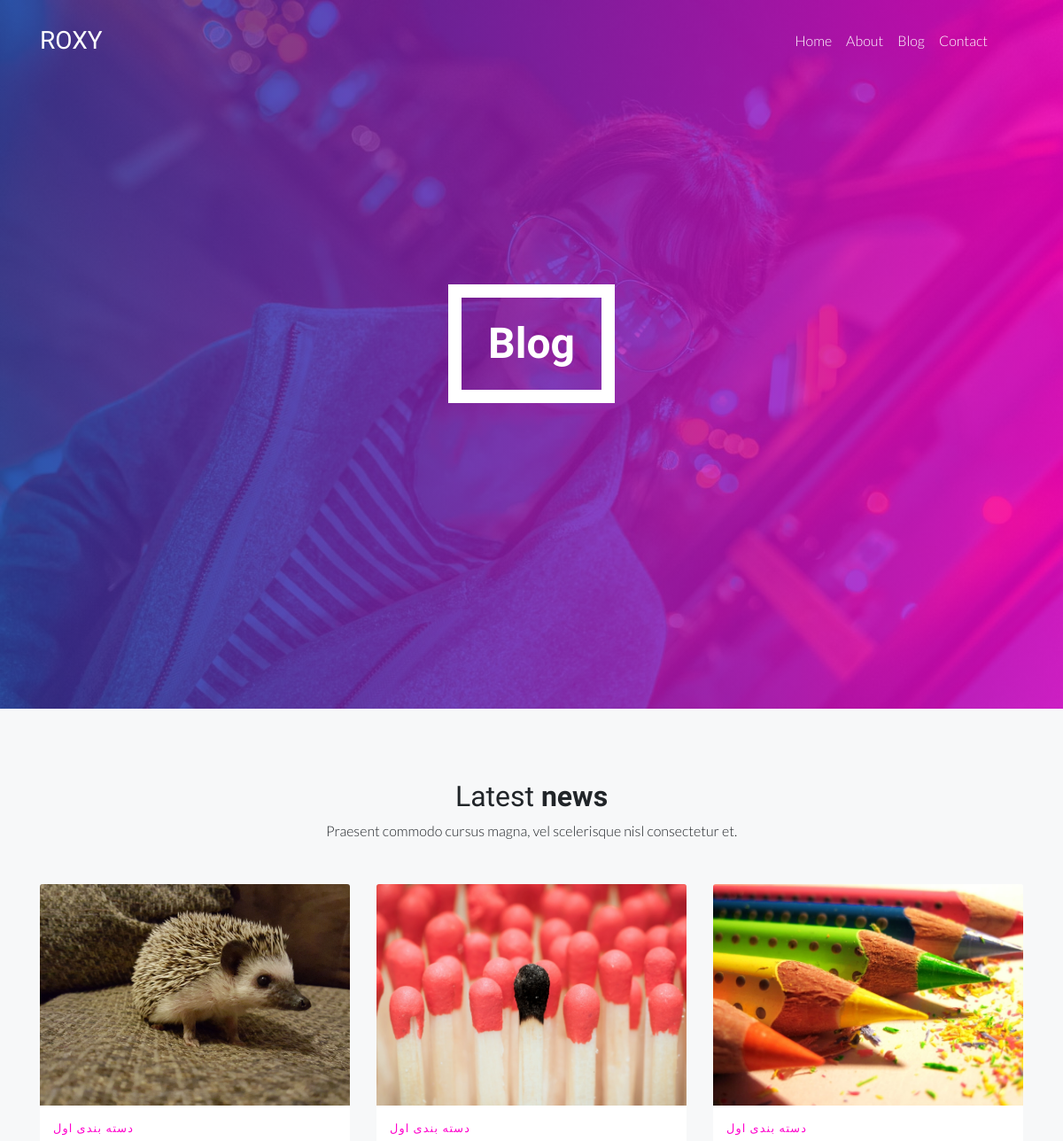
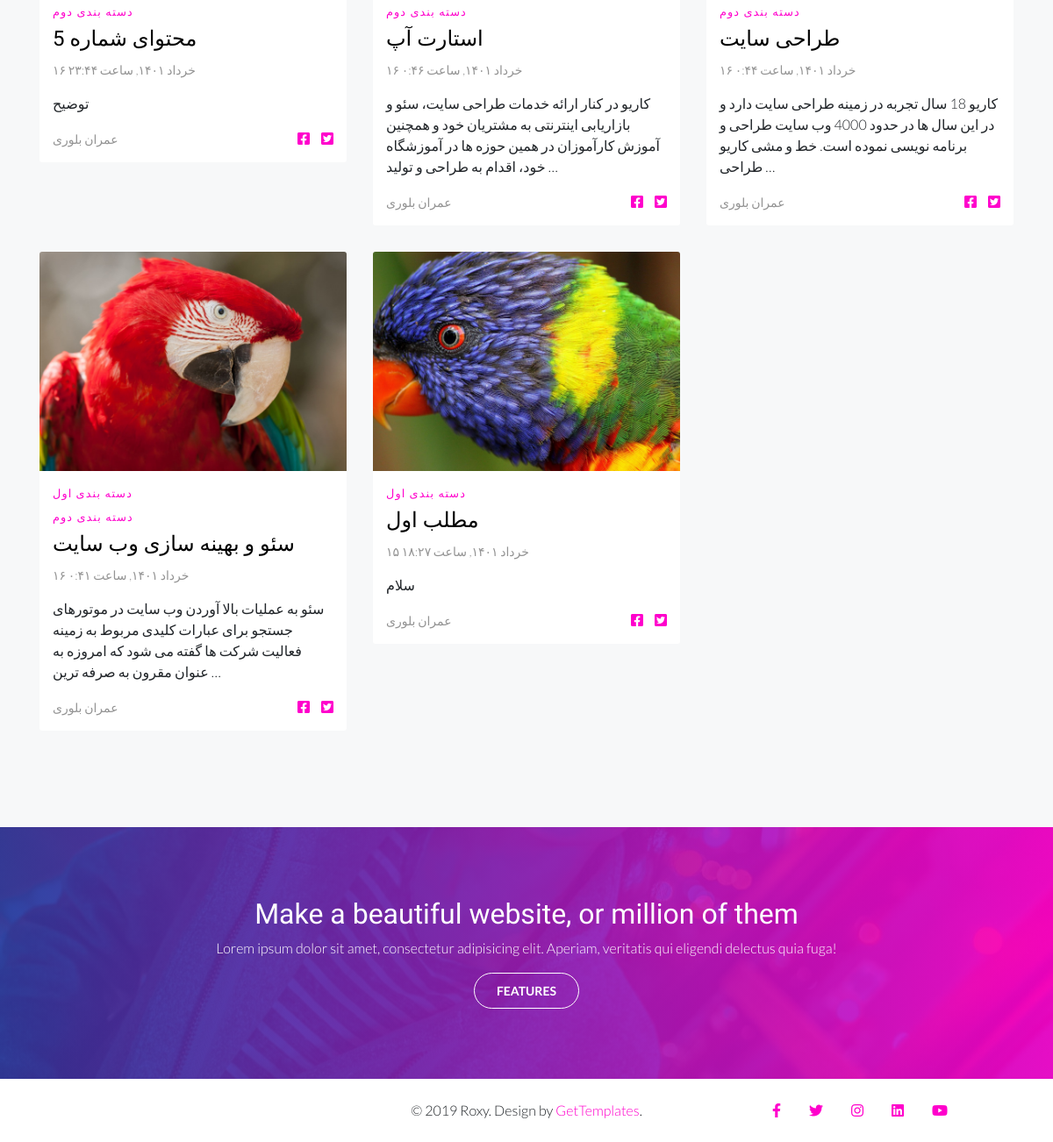
Page /blog on the committed database (2 pictures, top to bottom).
### blog/models.py (models this page shows, shortened)
class Article(models.Model):
    STATUS_CHOICES = (
        ("d", "پیش نویس"),
        ("p", "منتشر شده")
    )
    title = models.CharField(max_length = 200, verbose_name="عنوان")
    slug = models.SlugField(max_length=200, unique=True, verbose_name="آدرس")
    category = models.ManyToManyField(Category, verbose_name="دسته بندی" , related_name="articles")
    description = models.TextField(verbose_name="توضیحات")
    thumbnail =  models.ImageField(upload_to="images", verbose_name="تصویر")
    publish = models.DateTimeField(default= timezone.now, verbose_name="زمان انشتار")
    created = models.DateTimeField(auto_now_add=True)
    updated = models.DateTimeField(auto_now=True)
    status = models.CharField(max_length=1,choices=STATUS_CHOICES, verbose_name="وضعیت نمایش")
    class Meta:
        verbose_name = "محتوا"
        verbose_name_plural = "محتوا ها"
        ordering = ["-publish"]
    def jpublish(self):
        return jalali_converter(self.publish)
    jpublish.short_description = "زمان انتشار"
    def category_published(self):
        return  self.category.filter(status=True)
    objects = ArticleManager()

class Category(models.Model):
    title = models.CharField(max_length=200, verbose_name="عنوان دسته بندی")
    slug = models.SlugField(max_length=200, unique=True, verbose_name="آدرس")
    status = models.BooleanField(default=True, verbose_name="نمایش داده شود؟")
    position = models.IntegerField(verbose_name="پوزیشن")
    class Meta:
        verbose_name = "دسته بندی"
        verbose_name_plural = "دسته بندی ها"
        ordering = ["position"]

### blog/views.py (the view)
# urls.py: path('', include('blog.urls'))
def blog(request):
    context = {
        'articles': Article.objects.published(),
    }
    return render(request, 'blog/blog.html', context)

### blog/models.py (called while the page is built)
    def published(self):
        return self.filter(status="p")

### extension/jalali.py (called while the page is built)
    def persian_tuple(self):
        return self.persian_year, self.persian_month, self.persian_day

### extension/utils.py (called while the page is built)
def persian_numbers_converter(mystr):
    numbers = {
        "0":"۰",
        "1": "۱",
        "2": "۲",
        "3": "۳",
        "4": "۴",
        "5": "۵",
        "6": "۶",
        "7": "۷",
        "8": "۸",
        "9": "۹"
    }
    for e, p in numbers.items():
        mystr = mystr.replace(e, p)
    return  mystr

def jalali_converter(time):
    jmonth = ["فروردین","اردیبهشت","خرداد","تیر","مرداد","شهریور","مهر","آبان","آذر","دی","بهمن","اسفند" ]
    time = timezone.localtime(time)
    time_to_str = "{},{},{}".format(time.year, time.month, time.day)
    time_to_tuple = jalali.Gregorian(time_to_str).persian_tuple()
    time_to_list = list(time_to_tuple)
    for index,month in enumerate(jmonth):
        if time_to_list[1] == index + 1:
            time_to_list[1] = month
            break
    output = "{} {} {}, ساعت {}:{}".format(
        time_to_list[2],
        time_to_list[1],
        time_to_list[0],
        time.hour,
        time.minute
    )
    return persian_numbers_converter(output)

### blog/templates/blog/blog.html (shortened to what this page needs)
{% load static %}
<!DOCTYPE html>
<html lang="en">
<head>
    <link rel="stylesheet" href="static/blog/vendor/bootstrap/bootstrap.min.css">
    <link rel="stylesheet" href="static/blog/vendor/select2/select2.min.css">
    <link rel="stylesheet" href="static/blog/vendor/owlcarousel/owl.carousel.min.css">
    <link rel="stylesheet" href="static/blog/vendor/lightcase/lightcase.css">
     <link rel="stylesheet" href="static/blog/https://unpkg.com/aos@next/dist/aos.css" />
    <link rel="stylesheet" href="static/blog/css/style.min.css">
    <link rel="stylesheet" href="https://cdn.linearicons.com/free/1.0.0/icon-font.min.css">
    <link rel="stylesheet" href="https://use.fontawesome.com/releases/v5.8.1/css/all.css">
</head>
<body data-spy="scroll" data-target="#navbar" class="static-layout">
	<nav id="header-navbar" class="navbar navbar-expand-lg py-4">
    <div class="container">
        <a class="navbar-brand d-flex align-items-center text-white" href="/">
            <h3 class="font-weight-bolder mb-0">ROXY</h3>
        </a>
        <div class="collapse navbar-collapse" id="navbar-nav-header">
            <ul class="navbar-nav ml-auto">
                <li class="nav-item">
                    <a class="nav-link" href="/">Home</a>
                </li>
                <li class="nav-item">
                    <a class="nav-link" href="about.html">About</a>
                </li>
                <li class="nav-item">
                    <a class="nav-link" href="blog.html">Blog</a>
                </li>
                <li class="nav-item">
                    <a class="nav-link" href="contact.html">Contact</a>
                </li>
                <li class="nav-item">
                    <a id="side-search-open" class="nav-link" href="#">
                    </a>
                </li>
                 <li class="nav-item only-desktop">
                    <a class="nav-link" id="side-nav-open" href="#">
                    </a>
                </li>
            </ul>
        </div>
    </div>
</nav>
	<div class="jumbotron jumbotron-single d-flex align-items-center" style="background-image: url(static/blog/img/bg.jpg)">
  <div class="container text-center">
    <h1 class="display-2 mb-4">Blog</h1>
  </div>
</div>
<section id="blog" class="bg-grey">
    <div class="container">
        <div class="section-content">
            <div class="title-wrap mb-5" data-aos="fade-up">
                <h2 class="section-title">Latest <b>news</b></h2>
                <p class="section-sub-title">Praesent commodo cursus magna, vel scelerisque nisl consectetur et.</p>
            </div>
            <div class="row">
                <div class="col-md-12 blog-holder">
                    <div class="row">
                        {% for article in articles %}
                        <div class="col-md-4 blog-item-wrapper" data-aos="fade-up">
                            <div class="blog-item">
                                <div class="blog-img">
                                    <a href="{% url 'detailBlog' article.slug %}"><img src="{{ article.thumbnail.url }}" alt="{{ article.title }}"></a>
                                </div>
                                <div class="blog-text">
                                    <div class="blog-tag">
                                        {% for cat in article.category_published.all %}
                                        <a href="{% url 'category' cat.slug %}"><h6><small>{{ cat.title }}</small></h6></a>
                                        {% endfor %}
                                    </div>
                                    <div class="blog-title">
                                        <a href="single.html"><h4>{{ article.title }}</h4></a>
                                    </div>
                                    <div class="blog-meta">
                                        <p class="blog-date">{{ article.jpublish }}</p>
                                    </div>
                                    <div class="blog-desc">
                                        <p>{{ article.description| truncatewords:30}}</p>
                                    </div>
                                    <div class="blog-author">
                                        <p>عمران بلوری</p>
                                    </div>
                                    <div class="blog-share-wrapper">
                                        <a class="blog-share" href="google.com">
                                            <i class="fab fa-facebook-square"></i>
                                        </a>
                                        <a class="blog-share" href="google.com">
                                            <i class="fab fa-twitter-square"></i>
                                        </a>
                                    </div>
                                </div>
                            </div>
                        </div>
                        {% endfor %}
                    </div>
                </div>
            </div>
        </div>
    </div>
</section>
<section id="cta" class="bg-fixed overlay" style="background-image: url(static/blog/img/bg.jpg);">
    <div class="container">
        <div class="section-content" data-aos="fade-up">
            <div class="row">
                <div class="col-md-12 text-center">
                    <h2 class="mb-2">Make a beautiful website, or million of them</h2>
                    <p>Lorem ipsum dolor sit amet, consectetur adipisicing elit. Aperiam, veritatis qui eligendi delectus quia fuga!</p>
                    <a class="btn btn-outline-primary btn-lg">FEATURES</a>
                </div>
            </div>
        </div>
    </div>
</section>
<footer class="mastfoot my-3">
    <div class="inner container">
         <div class="row">
         	<div class="col-lg-4 col-md-12 d-flex align-items-center">
         	</div>
         	<div class="col-lg-4 col-md-12 d-flex align-items-center">
         		<p class="mx-auto text-center mb-0">&copy; 2019 Roxy. Design by <a href="https://gettemplates.co" target="_blank">GetTemplates</a>.</p>
         	</div>
            <div class="col-lg-4 col-md-12">
            	<nav class="nav nav-mastfoot justify-content-center">
	                <a class="nav-link" href="#">
	                	<i class="fab fa-facebook-f"></i>
	                </a>
	                <a class="nav-link" href="#">
	                	<i class="fab fa-twitter"></i>
	                </a>
	                <a class="nav-link" href="#">
	                	<i class="fab fa-instagram"></i>
	                </a>
	                <a class="nav-link" href="#">
	                	<i class="fab fa-linkedin"></i>
	                </a>
	                <a class="nav-link" href="#">
	                	<i class="fab fa-youtube"></i>
	                </a>
	            </nav>
            </div>
        </div>
    </div>
</footer>
</body>
</html>

### rows in the picture
Article: thumbnail (picture), title "محتوای شماره 5", jpublish "۱۶ خرداد ۱۴۰۱, ساعت ۲۳:۴۴", description "توضیح"
Category: title "دسته بندی اول"
Category: title "دسته بندی دوم"
Article: thumbnail (picture), title "استارت آپ", jpublish "۱۶ خرداد ۱۴۰۱, ساعت ۰:۴۶", description "کاریو در کنار ارائه خدمات طراحی سایت، سئو و بازاریابی اینترنتی به مشتریان خود و همچنین آموزش کارآموزان در همین حوزه ها در آموزشگاه خود، اقدام به طراحی و تولید …"
Article: thumbnail (picture), title "طراحی سایت", jpublish "۱۶ خرداد ۱۴۰۱, ساعت ۰:۴۴", description "کاریو 18 سال تجربه در زمینه طراحی سایت دارد و در این سال ها در حدود 4000 وب سایت طراحی و برنامه نویسی نموده است. خط و مشی کاریو طراحی …"
Article: thumbnail (picture), title "سئو و بهینه سازی وب سایت", jpublish "۱۶ خرداد ۱۴۰۱, ساعت ۰:۴۱", description "سئو به عملیات بالا آوردن وب سایت در موتورهای جستجو برای عبارات کلیدی مربوط به زمینه فعالیت شرکت ها گفته می شود که امروزه به عنوان مقرون به صرفه ترین …"
Article: thumbnail (picture), title "مطلب اول", jpublish "۱۵ خرداد ۱۴۰۱, ساعت ۱۸:۲۷", description "سلام"
